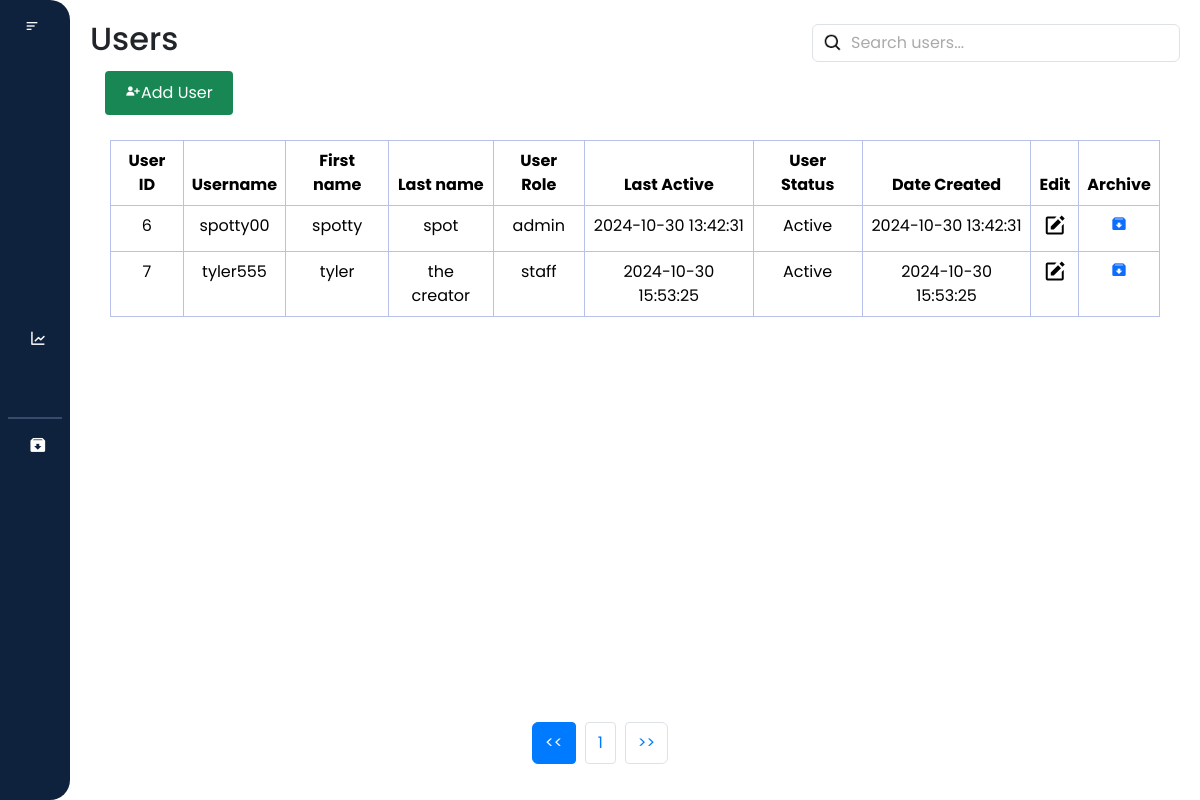
Screenshot of /laundry_system/main/users/users.php (signed in) with the database file from the repository.
### tables this page shows
CREATE TABLE `users` (
  `user_id` int(11) NOT NULL,
  `username` varchar(100) NOT NULL,
  `first_name` varchar(100) NOT NULL,
  `last_name` varchar(100) NOT NULL,
  `password` varchar(255) NOT NULL,
  `last_active` datetime NOT NULL DEFAULT current_timestamp(),
  `user_role` enum('admin','staff') NOT NULL,
  `user_status` enum('Active','Inactive') NOT NULL,
  `question` varchar(255) NOT NULL,
  `answer` varchar(255) NOT NULL,
  `date_created` datetime NOT NULL DEFAULT current_timestamp()
);

### laundry_system/main/users/users.php (the view, shortened to what this page needs)
<?php
    $user_role = $_SESSION['user_role'];
?>
<!DOCTYPE html>
<html lang="en">
<head>
    <link rel="stylesheet" href="https://cdn.jsdelivr.net/npm/bootstrap@5.3.3/dist/css/bootstrap.min.css">
    <link rel="stylesheet" href="users.css">
    <link href="https://cdn.lineicons.com/4.0/lineicons.css" rel="stylesheet" />
    <link href='https://unpkg.com/boxicons@2.1.4/css/boxicons.min.css' rel='stylesheet'>
</head>
<body>
    <div class="wrapper">
    <aside id="sidebar">
            <div class="d-flex">
                <button id="toggle-btn" type="button">
                    <i class="bx bx-menu-alt-left"></i>
                </button>
            </div>
            <ul class="sidebar-nav">
                <li class="sidebar-item">
                    <a href="/laundry_system/main/dashboard/dashboard.php" class="sidebar-link">
                    </a>
                </li>
                <li class="sidebar-item">
                    <a href="/laundry_system/main/my_profile/profile.php" class="sidebar-link">
                    </a>
                </li>
                <?php if ($user_role === 'admin') : ?>
                    <li class="sidebar-item">
                        <a href="/laundry_system/main/users/users.php" class="sidebar-link">
                        </a>
                    </li>
                    <li class="sidebar-item">
                        <a href="/laundry_system/main/records/records.php" class="sidebar-link has-dropdown collapsed" data-bs-toggle="collapse"
                            data-bs-target="#records" aria-expanded="false" aria-controls="records">
                        </a>
                    </li>
                <?php endif; ?>
                <li class="sidebar-item">
                    <a href="/laundry_system/main/transaction/transaction.php" class="sidebar-link">
                    </a>
                </li>
                <li class="sidebar-item">
                    <a href="/laundry_system/main/sales_report/report.php" class="sidebar-link">
                        <i class='bx bx-line-chart'></i>
                    </a>
                </li>
                    <?php if ($user_role === 'admin') : ?>
                    <li class="sidebar-item">
                        <a href="/laundry_system/main/settings/settings.php" class="sidebar-link">
                        </a>
                    </li>
                    <hr style="border: 1px solid #b8c1ec; margin: 8px">
                    <li class="sidebar-item">
                        <a href="/laundry_system/main/archived/archive_users.php" class="sidebar-link">
                            <i class='bx bxs-archive-in'></i>
                        </a>
                    </li>
                <?php endif; ?>
            </ul>
            <div class="sidebar-footer">
                <a href="#" id="btn_logout" class="sidebar-link">
                </a>
            </div>
        </aside>
        <div class="main-content">
            <nav>
                <div class="d-flex justify-content-between align-items-center">
                    <h2>Users</h2>
                    <div class="search_bar" m-1>
                        <input class="form-control" type="text" id="filter_user" placeholder="Search users...">
                    </div>
                </div>
            </nav>
            <div class="box">
                <form action="users.php" method="POST">
                        <div class="add_button">
                            <button type="button" class="btn btn-success" id="addUserButton">
                            <i class='bx bxs-user-plus'></i>Add User</button>
                        </div>
                </form>
            </div>
            <div class="card-body">
                <table class="table table-bordered text-center">
                    <thead>
                        <tr class="bg-dark text-white">
                            <th>User ID</th>
                            <th>Username</th>
                            <th>First name</th>
                            <th>Last name</th>
                            <th>User Role</th>
                            <th>Last Active</th>
                            <th>User Status</th>
                            <th>Date Created</th>
                            <th>Edit</th>
                            <th>Archive</th>
                        </tr>
                    </thead>
                    <tbody id = "user_table">
                        <?php
                            $con = new mysqli('localhost', 'root', '', 'laundry_db');
                        $query = "SELECT * FROM users";
                        $result = mysqli_query($con, $query);
                        if ($result->num_rows > 0) {
                            while($row = mysqli_fetch_assoc($result)) {
                                $current_time = new DateTime();
                                $last_active_time = new DateTime($row['last_active']);
                                $interval = $current_time->diff($last_active_time);
                                $user_status = ($interval->days < 30) ? 'Active' : 'Inactive';
                        ?>
                                <tr>
                                    <td><?php echo $row['user_id']; ?></td>
                                    <td><?php echo $row['username']; ?></td>
                                    <td><?php echo $row['first_name']; ?></td>
                                    <td><?php echo $row['last_name']; ?></td>
                                    <td><?php echo $row['user_role']; ?></td>
                                    <td><?php echo $row['last_active']; ?></td>
                                    <td><?php echo $user_status; ?></td>
                                    <td><?php echo $row['date_created']; ?></td>
                                    <td>
                                        <a href="javascript:void(0);" class="edit-btn" data-id="<?php echo $row['user_id']; ?>" data-username="<?php echo $row['username']; ?>"
                                            data-firstname="<?php echo $row['first_name']; ?>" data-lastname="<?php echo $row['last_name']; ?>"
                                            data-userrole="<?php echo $row['user_role']; ?>">
                                            <i class="bx bxs-edit"></i>
                                        </a>
                                    </td>
                                    <td>
                                        <a href="javascript:void(0);" class="archive-btn" data-id="<?php echo $row['user_id']; ?>">
                                            <i class='bx bxs-archive-in'></i>
                                        </a>
                                    </td>
                                </tr>
                        <?php
                            }
                        } else {
                        ?>
                            <tr>
                                <td colspan="10">No results found</td>
                            </tr>
                        <?php
                        }
                        ?>
                    </tbody>
                </table>
            </div>
            <nav aria-label="Page navigation">
                <ul class="pagination justify-content-center" id="pagination">
                </ul>
            </nav>
        </div>
    </div>
</body>
</html>

### laundry_system/main/users/users.css (style rules this page uses)
* { margin: 0; padding: 0; font-family: "Poppins", sans-serif; box-sizing: border-box; }
html { scroll-behavior: smooth; }
a { text-decoration: none; }
li { list-style: none; }
.wrapper { display: flex; width: 100%; height: 100vh; }
#sidebar { display: flex; width: 70px; min-width: 70px; z-index: 1000; transition: all 0.25s ease-in-out; flex-direction: column; background-color: #0e223e; border-radius: 0 20px 20px 0; }
#toggle-btn { background-color: transparent; cursor: pointer; border: 0; padding: 1rem 1.5rem; }
#toggle-btn i { font-size: 1.5 rem; color: #fff; }
.sidebar-nav { padding: 2rem 0; flex: 1 1 auto; }
a.sidebar-link { padding: 0.625rem 1.625rem; color: #fff; display: block; font-size: 0.9rem; white-space: nowrap; border-left: 3px solid transparent; text-decoration: none; }
.sidebar-link i { font-size: 1.1rem; margin-right: 0.75rem; }
.sidebar-item { position: relative; }
.main-content { flex: 1; overflow-y: auto; padding: 20px; transition: margin-left 0.5s ease; }
.card-body { padding: 20px; }
.box { display: flex; flex-direction: row; margin: 5px; }
.table { width: 100%; margin: 0; border-collapse: collapse; border: #b8c1ec; }
.modal-body, .btn-success, .btn-info { margin-top: 1rem; display: inline-block; margin-left: auto; margin-right: auto; }
.edit-btn { text-decoration: none; color: #000; cursor: pointer; display: inline-flex; align-items: center; justify-content: center; }
.edit-btn i { font-size: 1.5rem; }
.search_bar { position: relative; }
.search_bar .form-control { padding-left: 38px; }
.search_bar .form-control::placeholder { color: #aaa; }
.search_bar .form-control { background-image: url('/laundry_system/main/icons/search-regular-24.png'); background-repeat: no-repeat; background-position: 10px center; background-size: 20px 20px; }
.pagination { display: flex; justify-content: center; padding-left: 0; list-style: none; border-radius: 0.25rem; margin-top: 20px; position: absolute; bottom: 20px; left: 0; right: 0; }
.btn { padding: 10px 20px; border-radius: 4px; border: none; cursor: pointer; font-size: 16px; flex-grow: 1; margin: 0 10px; }

### rows the page displays
users: user_id "6", username "spotty00", first_name "spotty", last_name "spot", user_role "admin", last_active "2024-10-30 13:42:31", date_created "2024-10-30 13:42:31"
users: user_id "7", username "tyler555", first_name "tyler", last_name "the creator", user_role "staff", last_active "2024-10-30 15:53:25", date_created "2024-10-30 15:53:25"
